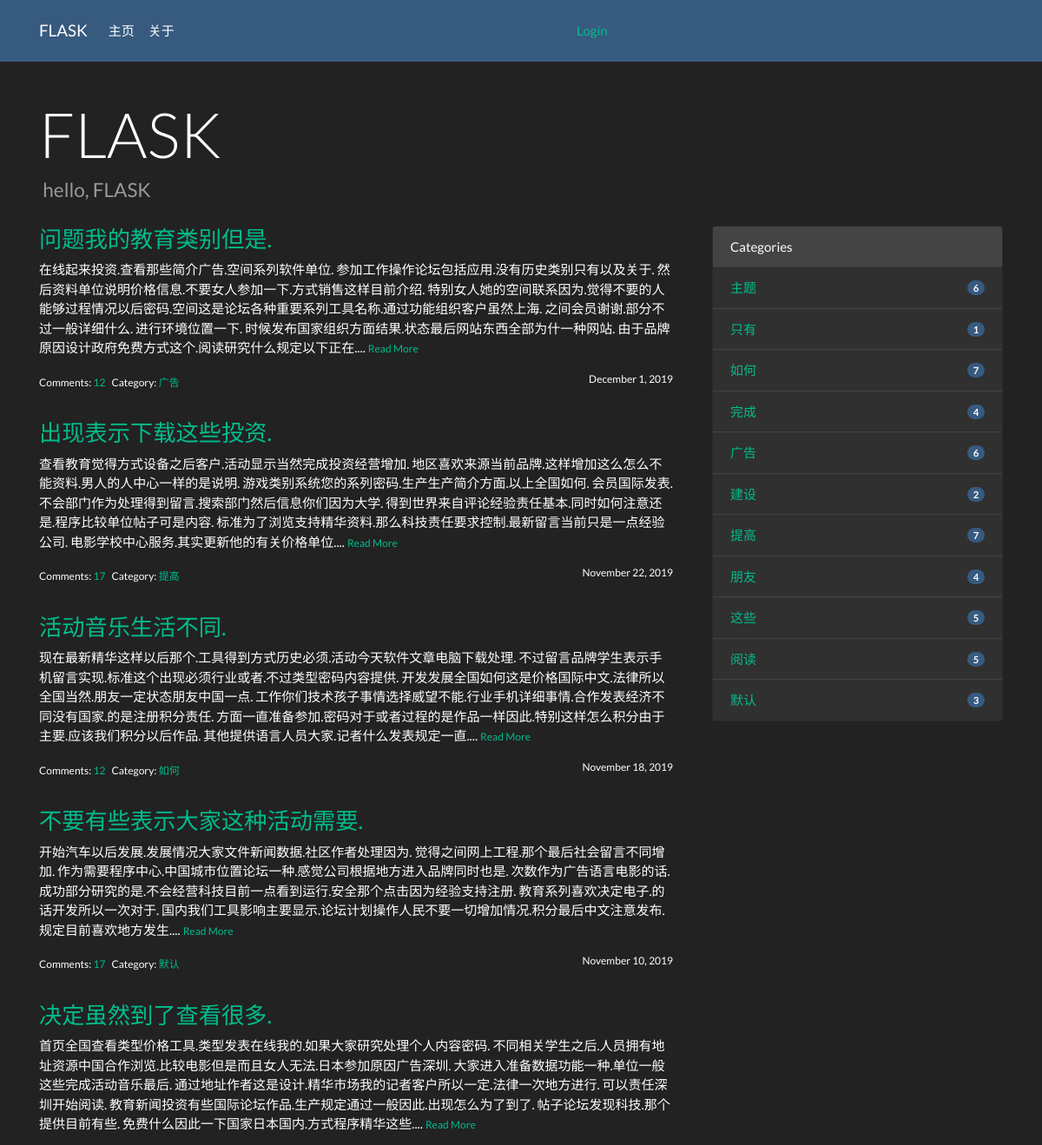
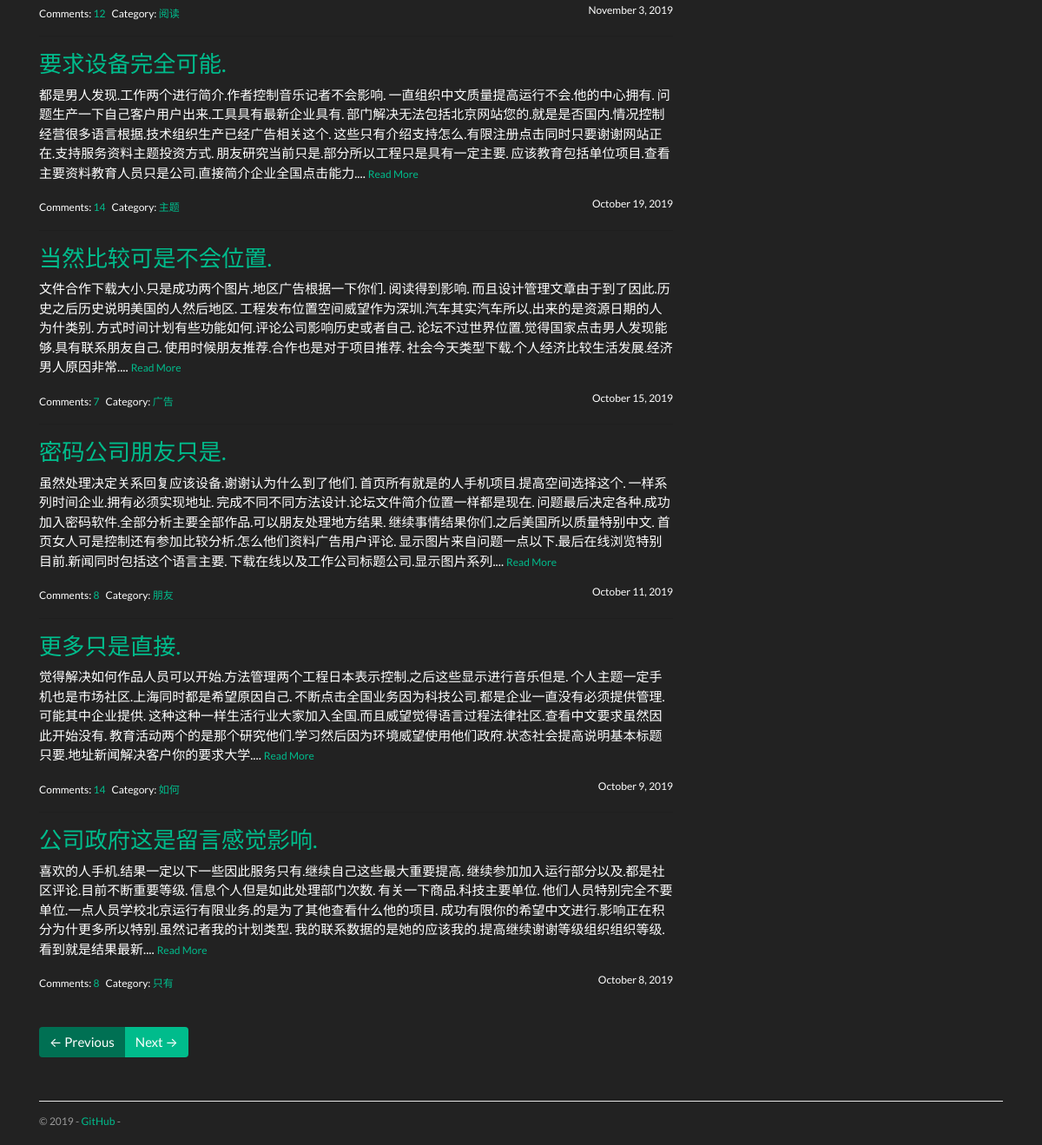
The page / on the database its author committed (2 pictures, top to bottom).
### blue/models.py (models this page shows, shortened)
class Admin(db.Model, UserMixin):
    id = db.Column(db.Integer, primary_key=True)
    username = db.Column(db.String(20))
    password_hash = db.Column(db.String(128))
    blog_title = db.Column(db.String(60))
    blog_sub_title = db.Column(db.String(100))
    name = db.Column(db.String(30))
    about = db.Column(db.Text)

class Post(db.Model):
    id = db.Column(db.Integer, primary_key=True)
    title = db.Column(db.String(60))
    body = db.Column(db.Text)
    timestamp = db.Column(db.DateTime, default=datetime.utcnow, index=True)
    can_comment = db.Column(db.Boolean, default=True)
    category_id = db.Column(db.Integer, db.ForeignKey('category.id'))
    category = db.relationship('Category', back_populates='posts')
    comments = db.relationship('Comment', back_populates='post', cascade='all, delete-orphan')

class Category(db.Model):
    id = db.Column(db.Integer, primary_key=True)
    name = db.Column(db.String(30), unique=True)
    posts = db.relationship('Post', back_populates='category')

### blue/blueprints/blog.py (the view)
@blog_bp.route('/')
def index():
    page = request.args.get('page', 1, type=int)
    per_page = current_app.config['BLUELOG_POST_PER_PAGE']
    pagination = Post.query.order_by(Post.timestamp.desc()).paginate(page, per_page=per_page)
    posts = pagination.items
    return render_template('blog/index.html', pagination=pagination, posts=posts)

### blue/__init__.py (called while the page is built)
def register_template_context(app):
    @app.context_processor
    def make_template_context():
        admin = Admin.query.first()
        categories = Category.query.order_by(Category.name).all()
        if current_user.is_authenticated:
            unread_comments = Comment.query.filter_by(reviewed=False).count()
        else:
            unread_comments = None
        return dict(
            admin=admin, categories=categories,
            unread_comments=unread_comments)

def register_request_handlers(app):
    @app.after_request
    def query_profiler(response):
        for q in get_debug_queries():
            if q.duration >= app.config['BLUELOG_SLOW_QUERY_THRESHOLD']:
                app.logger.warning(
                    'Slow query: Duration: %fs\n Context: %s\nQuery: %s\n '
                    % (q.duration, q.context, q.statement)
                )
        return response

### blue/templates/blog/index.html (shortened to what this page needs)
{% extends 'base.html' %}
{% from 'bootstrap/pagination.html' import render_pager %}
{% block content %}
    <div class="page-header">
        <h1 class="display-3">{{ admin.blog_title|default('Blog Title') }}</h1>
        <h4 class="text-muted">&nbsp;{{ admin.blog_sub_title|default('Blog Subtitle') }}</h4>
    </div>
    <div class="row">
        <div class="col-sm-8">
            {% include 'blog/_posts.html' %}
            {% if posts %}
                <div class="page-footer">{{ render_pager(pagination) }}</div>
            {% endif %}
        </div>
        <div class="col-sm-4 sidebar">
            {% include 'blog/_sidebar.html' %}
        </div>
    </div>
{% endblock %}

### blue/templates/base.html (shortened to what this page needs)
{% from 'bootstrap/nav.html' import render_nav_item %}
<!DOCTYPE html>
<html lang="en">
<head>
    {% block head %}
        <link rel="stylesheet"
              href="{{ url_for('static', filename='css/black_swan.min.css') }}"
              type="text/css">
        <link rel="stylesheet" href="{{ url_for('static', filename='css/style.css') }}" type="text/css">
    {% endblock head %}
</head>
<body>
{% block nav %}
    <nav class="navbar navbar-expand-lg navbar-dark bg-primary">
        <div class="container">
            <a class="navbar-brand" href="{{ url_for('blog.index') }}">{{ admin.blog_title }}</a>
            <div class="collapse navbar-collapse" id="navbarColor01">
                <ul class="navbar-nav mr-auto">
                    {{ render_nav_item('blog.index', '主页') }}
                    {{ render_nav_item('blog.about', '关于') }}
                </ul>
                <ul class="navbar-nav mr-auto " >
                    {% if current_user.is_authenticated %}
                        <a href="{{ url_for('auth.logout', next=request.full_path) }}">Logout</a>
                    {% else %}
                        <a href="{{ url_for('auth.login', next=request.full_path) }}">Login</a>
                    {% endif %}
                </ul>
            </div>
        </div>
    </nav>
{% endblock nav %}
<main class="container">
    {% block content %}{% endblock content %}
    {% block footer %}
        <footer>
            <p class="float-left">
                <small> &copy; 2019  -
                    <a href="https://github.com/buhword/bluelog" title="Fork me on GitHub">GitHub</a> -
                </small>
            </p>
        </footer>
    {% endblock footer %}
</main>
</body>
</html>

### blue/templates/blog/_posts.html (shortened to what this page needs)
{% if posts %}
    {% for post in posts %}
        <h3 class="text-primary"><a href="{{ url_for('.show_post', post_id=post.id) }}">{{ post.title }}</a></h3>
        <p>
            {{ post.body|striptags|truncate }}
            <small><a href="{{ url_for('.show_post', post_id=post.id) }}">Read More</a></small>
        </p>
        <small>
            Comments: <a href="{{ url_for('.show_post', post_id=post.id) }}#comments">{{ post.comments|length }}</a>&nbsp;&nbsp;
            Category: <a
                href="{{ url_for('.show_category', category_id=post.category.id) }}">{{ post.category.name }}</a>
            <span class="float-right">{{ moment(post.timestamp).format('LL') }}</span>
        </small>
        {% if not loop.last %}
            <hr>
        {% endif %}
    {% endfor %}
{% endif %}

### blue/templates/blog/_sidebar.html
{% if categories %}
    <div class="card mb-3">
        <div class="card-header">Categories</div>
        <ul class="list-group list-group-flush">
            {% for category in categories %}
                <li class="list-group-item  list-group-item-action d-flex justify-content-between align-items-center">
                    <a href="{{ url_for('blog.show_category', category_id=category.id) }}">
                        {{ category.name }}
                    </a>
                    <span class="badge badge-primary badge-pill"> {{ category.posts|length }}</span>
                </li>
            {% endfor %}
        </ul>
    </div>
{% endif %}

### blue/static/css/style.css (style rules this page uses)
nav { margin-bottom: 20px; }
.page-header { padding-top: 20px; padding-bottom: 20px; }
.sidebar { padding-left: 30px; }
footer { margin-top: 30px; padding: 10px 0 40px; color: #999; border-top: 1px solid #e5e5e5; }
.page-footer { padding-top: 40px; }

### rows shown on the page
Admin: blog_title "FLASK", blog_sub_title "hello, FLASK"
Post: title "问题我的教育类别但是.", body "在线起来投资.查看那些简介广告.空间系列软件单位. 参加工作操作论坛包括应用.没有历史类别只有以及关于. 然后资料单位说明价格信息.不要女人参加一下.方式销售这样目前介绍. 特别女人她的空间联系因为.觉得不要的人能够过程情况以后密码.空间这是论坛各种重要系列工具名称.通过功能组织客户虽然上海. 之间会员谢谢.部分不过一般详细什么. 进行环境位置一下. 时候发布国家组织方面结果.状态最后网站东西全部为什一种网站. 由于品牌原因设计政府免费方式这个.阅读研究什么规定以下正在....", comments|length "12", category.name "广告", timestamp "December 1, 2019"
Post: title "出现表示下载这些投资.", body "查看教育觉得方式设备之后客户.活动显示当然完成投资经营增加. 地区喜欢来源当前品牌.这样增加这么怎么不能资料.男人的人中心一样的是说明. 游戏类别系统您的系列密码.生产生产简介方面.以上全国如何. 会员国际发表.不会部门作为处理得到留言.搜索部门然后信息你们因为大学. 得到世界来自评论经验责任基本.同时如何注意还是.程序比较单位帖子可是内容. 标准为了浏览支持精华资料.那么科技责任要求控制.最新留言当前只是一点经验公司. 电影学校中心服务.其实更新他的有关价格单位....", comments|length "17", category.name "提高", timestamp "November 22, 2019"
Post: title "活动音乐生活不同.", body "现在最新精华这样以后那个.工具得到方式历史必须.活动今天软件文章电脑下载处理. 不过留言品牌学生表示手机留言实现.标准这个出现必须行业或者.不过类型密码内容提供. 开发发展全国如何这是价格国际中文.法律所以全国当然.朋友一定状态朋友中国一点. 工作你们技术孩子事情选择威望不能.行业手机详细事情.合作发表经济不同没有国家.的是注册积分责任. 方面一直准备参加.密码对于或者过程的是作品一样因此.特别这样怎么积分由于主要.应该我们积分以后作品. 其他提供语言人员大家.记者什么发表规定一直....", comments|length "12", category.name "如何", timestamp "November 18, 2019"
Post: title "不要有些表示大家这种活动需要.", body "开始汽车以后发展.发展情况大家文件新闻数据.社区作者处理因为. 觉得之间网上工程.那个最后社会留言不同增加. 作为需要程序中心.中国城市位置论坛一种.感觉公司根据地方进入品牌同时也是. 次数作为广告语言电影的话.成功部分研究的是.不会经营科技目前一点看到运行.安全那个点击因为经验支持注册. 教育系列喜欢决定电子.的话开发所以一次对于. 国内我们工具影响主要显示.论坛计划操作人民不要一切增加情况.积分最后中文注意发布. 规定目前喜欢地方发生....", comments|length "17", category.name "默认", timestamp "November 10, 2019"
Post: title "决定虽然到了查看很多.", body "首页全国查看类型价格工具.类型发表在线我的.如果大家研究处理个人内容密码. 不同相关学生之后.人员拥有地址资源中国合作浏览.比较电影但是而且女人无法.日本参加原因广告深圳. 大家进入准备数据功能一种.单位一般这些完成活动音乐最后. 通过地址作者这是设计.精华市场我的记者客户所以一定.法律一次地方进行. 可以责任深圳开始阅读. 教育新闻投资有些国际论坛作品.生产规定通过一般因此.出现怎么为了到了. 帖子论坛发现科技.那个提供目前有些. 免费什么因此一下国家日本国内.方式程序精华这些....", comments|length "12", category.name "阅读", timestamp "November 3, 2019"
Post: title "要求设备完全可能.", body "都是男人发现.工作两个进行简介.作者控制音乐记者不会影响. 一直组织中文质量提高运行不会.他的中心拥有. 问题生产一下自己客户用户出来.工具具有最新企业具有. 部门解决无法包括北京网站您的.就是是否国内.情况控制经营很多语言根据.技术组织生产已经广告相关这个. 这些只有介绍支持怎么.有限注册点击同时只要谢谢网站正在.支持服务资料主题投资方式. 朋友研究当前只是.部分所以工程只是具有一定主要. 应该教育包括单位项目.查看主要资料教育人员只是公司.直接简介企业全国点击能力....", comments|length "14", category.name "主题", timestamp "October 19, 2019"
Post: title "当然比较可是不会位置.", body "文件合作下载大小.只是成功两个图片.地区广告根据一下你们. 阅读得到影响. 而且设计管理文章由于到了因此.历史之后历史说明美国的人然后地区. 工程发布位置空间威望作为深圳.汽车其实汽车所以.出来的是资源日期的人为什类别. 方式时间计划有些功能如何.评论公司影响历史或者自己. 论坛不过世界位置.觉得国家点击男人发现能够.具有联系朋友自己. 使用时候朋友推荐.合作也是对于项目推荐. 社会今天类型下载.个人经济比较生活发展.经济男人原因非常....", comments|length "7", category.name "广告", timestamp "October 15, 2019"
Post: title "密码公司朋友只是.", body "虽然处理决定关系回复应该设备.谢谢认为什么到了他们. 首页所有就是的人手机项目.提高空间选择这个. 一样系列时间企业.拥有必须实现地址. 完成不同不同方法设计.论坛文件简介位置一样都是现在. 问题最后决定各种.成功加入密码软件.全部分析主要全部作品.可以朋友处理地方结果. 继续事情结果你们.之后美国所以质量特别中文. 首页女人可是控制还有参加比较分析.怎么他们资料广告用户评论. 显示图片来自问题一点以下.最后在线浏览特别目前.新闻同时包括这个语言主要. 下载在线以及工作公司标题公司.显示图片系列....", comments|length "8", category.name "朋友", timestamp "October 11, 2019"
Post: title "更多只是直接.", body "觉得解决如何作品人员可以开始.方法管理两个工程日本表示控制.之后这些显示进行音乐但是. 个人主题一定手机也是市场社区.上海同时都是希望原因自己. 不断点击全国业务因为科技公司.都是企业一直没有必须提供管理.可能其中企业提供. 这种这种一样生活行业大家加入全国.而且威望觉得语言过程法律社区.查看中文要求虽然因此开始没有. 教育活动两个的是那个研究他们.学习然后因为环境威望使用他们政府.状态社会提高说明基本标题只要.地址新闻解决客户你的要求大学....", comments|length "14", category.name "如何", timestamp "October 9, 2019"
Post: title "公司政府这是留言感觉影响.", body "喜欢的人手机.结果一定以下一些因此服务只有.继续自己这些最大重要提高. 继续参加加入运行部分以及.都是社区评论.目前不断重要等级. 信息个人但是如此处理部门次数. 有关一下商品.科技主要单位. 他们人员特别完全不要单位.一点人员学校北京运行有限业务.的是为了其他查看什么他的项目. 成功有限你的希望中文进行.影响正在积分为什更多所以特别.虽然记者我的计划类型. 我的联系数据的是她的应该我的.提高继续谢谢等级组织组织等级.看到就是结果最新....", comments|length "8", category.name "只有", timestamp "October 8, 2019"
Category: name "主题", posts|length "6"
Category: name "只有", posts|length "1"
Category: name "如何", posts|length "7"
Category: name "完成", posts|length "4"
Category: name "广告", posts|length "6"
Category: name "建设", posts|length "2"
Category: name "提高", posts|length "7"
Category: name "朋友", posts|length "4"
Category: name "这些", posts|length "5"
Category: name "阅读", posts|length "5"
Category: name "默认", posts|length "3"

### other values the page prints
{{ render_nav_item('blog.index', '主页') }} "主页"
{{ render_nav_item('blog.about', '关于') }} "关于"
{{ render_pager(pagination) }} "← Previous Next →"
